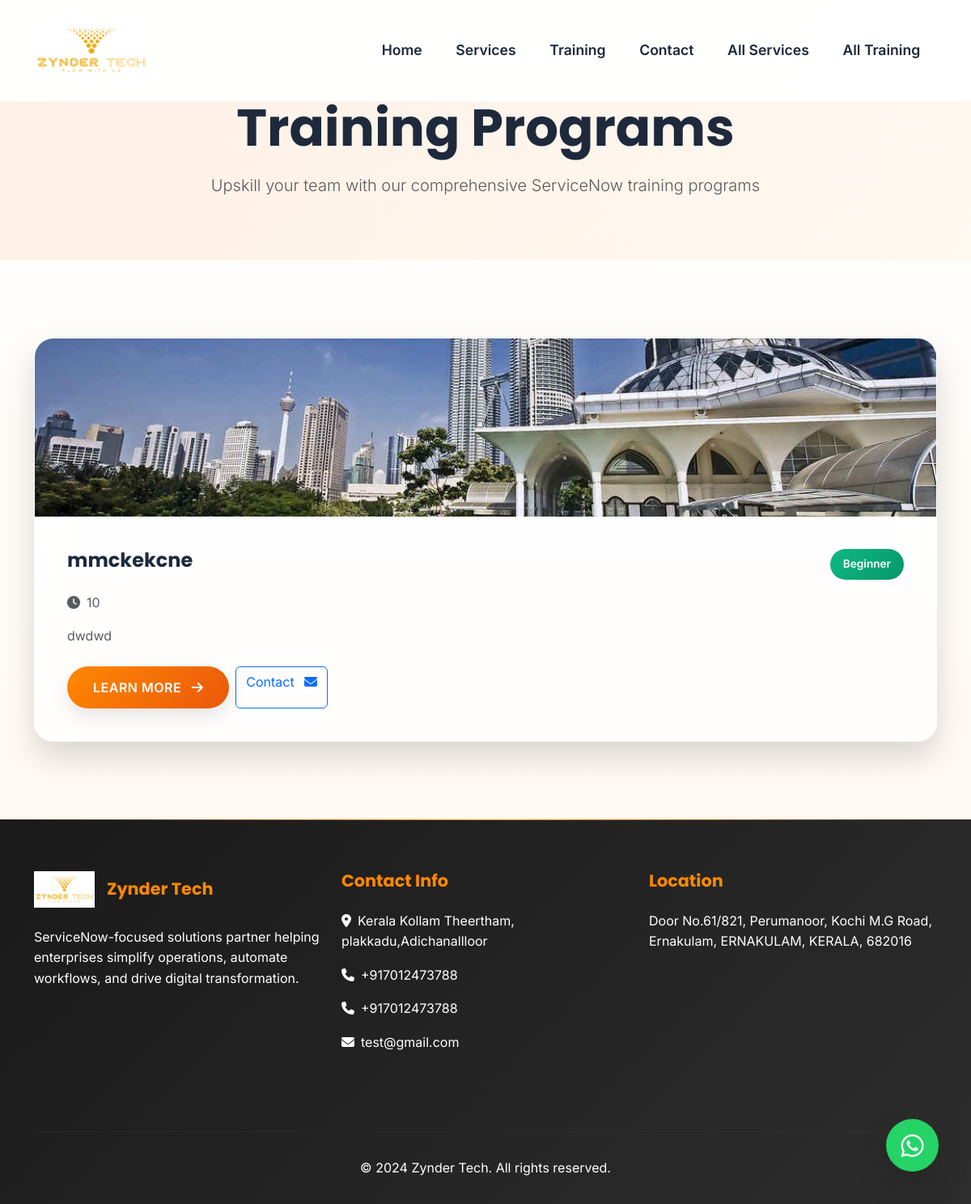
Screenshot of /trainings/ with the database file from the repository.
### website/models.py (models this page shows, shortened)
class SiteSettings(models.Model):
    site_name = models.CharField(max_length=100, default="Zynder Tech")
    site_logo = models.ImageField(upload_to='logos/', blank=True, null=True)
    favicon = models.ImageField(upload_to='logos/', blank=True, null=True)
    primary_color = ColorField(default='#007bff')
    secondary_color = ColorField(default='#6c757d')
    phone_number = models.CharField(max_length=20, blank=True)
    phone_number_2 = models.CharField(max_length=20, blank=True)
    email = models.EmailField(blank=True)
    address = models.TextField(blank=True)
    facebook_url = models.URLField(blank=True)
    twitter_url = models.URLField(blank=True)
    instagram_url = models.URLField(blank=True)
    linkedin_url = models.URLField(blank=True)
    whatsapp_number = models.CharField(max_length=20, blank=True,
                                       help_text="Include country code (e.g., +917012473788)")
    whatsapp_message = models.TextField(default="Hello! I'm interested in your services.")
    smtp_host = models.CharField(max_length=100, blank=True)
    smtp_port = models.IntegerField(default=587)
    smtp_username = models.CharField(max_length=100, blank=True)
    smtp_password = models.CharField(max_length=100, blank=True)
    smtp_use_tls = models.BooleanField(default=True)
    map_embed_code = models.TextField(blank=True, help_text="Google Maps embed code")
    created_at = models.DateTimeField(auto_now_add=True)
    updated_at = models.DateTimeField(auto_now=True)
    class Meta:
        verbose_name = "Site Settings"
        verbose_name_plural = "Site Settings"

class Training(models.Model):
    name = models.CharField(max_length=200)
    short_description = models.TextField(max_length=300)
    full_description = RichTextUploadingField()
    image = models.ImageField(upload_to='trainings/')
    duration = models.CharField(max_length=100, blank=True)
    level = models.CharField(max_length=50, choices=[
        ('beginner', 'Beginner'),
        ('intermediate', 'Intermediate'),
        ('advanced', 'Advanced'),
    ], default='beginner')
    features = RichTextUploadingField(blank=True)
    curriculum = RichTextUploadingField(blank=True)
    pdf_file = models.FileField(upload_to='training_pdfs/', blank=True, null=True)
    is_featured = models.BooleanField(default=False)
    order = models.IntegerField(default=0)
    created_at = models.DateTimeField(auto_now_add=True)
    updated_at = models.DateTimeField(auto_now=True)
    class Meta:
        ordering = ['order', 'name']
        verbose_name = "Training"
        verbose_name_plural = "Trainings"
    def get_absolute_url(self):
        return reverse('training_detail', kwargs={'pk': self.pk})

### website/views.py (the view)
# urls.py: path('trainings/', views.trainings_list, name='trainings'),
def trainings_list(request):
    trainings = Training.objects.all()
    paginator = Paginator(trainings, 9)
    page_number = request.GET.get('page')
    page_obj = paginator.get_page(page_number)
    context = {
        'page_obj': page_obj,
        'trainings': page_obj,
    }
    return render(request, 'website/trainings.html', context)

### website/context_processors.py (called while the page is built)
def site_settings(request):
    try:
        settings = SiteSettings.objects.first()
        return {'site_settings': settings}
    except:
        return {'site_settings': None}

### templates/website/trainings.html (shortened to what this page needs)
{% extends 'base.html' %}
{% block content %}
<section class="trainings-hero">
    <div class="container">
        <div class="text-center" data-aos="fade-up">
            <h1 class="display-3 fw-bold mb-3">Training Programs</h1>
            <p class="lead text-muted">Upskill your team with our comprehensive ServiceNow training programs</p>
        </div>
    </div>
</section>
<section class="py-5">
    <div class="container">
        <div class="training-grid">
            {% for training in trainings %}
            <div class="training-card" data-aos="fade-up" data-aos-delay="{% widthratio forloop.counter0 1 100 %}">
                <img src="{{ training.image.url }}" class="training-image" alt="{{ training.name }}">
                <div class="training-content">
                    <div class="d-flex justify-content-between align-items-start mb-3">
                        <h4 class="fw-bold mb-0">{{ training.name }}</h4>
                        <span class="level-badge level-{{ training.level }}">{{ training.get_level_display }}</span>
                    </div>
                    {% if training.duration %}
                    <p class="text-muted mb-3">
                        <i class="fas fa-clock me-2"></i>{{ training.duration }}
                    </p>
                    {% endif %}
                    <p class="text-muted mb-4">{{ training.short_description }}</p>
                    <div class="d-flex gap-2 flex-wrap">
                        <a href="{{ training.get_absolute_url }}" class="btn btn-primary">
                            Learn More <i class="fas fa-arrow-right ms-2"></i>
                        </a>
                        {% with msg="Hi, I would like to enquire about "|add:training.name|add:" training." %}
                        <a href="{% url 'contact' %}?subject={{ training.name|urlencode }}&message={{ msg|urlencode }}" class="btn btn-outline-primary">
                            Contact <i class="fas fa-envelope ms-2"></i>
                        </a>
                        {% endwith %}
                    </div>
                </div>
            </div>
            {% empty %}
            <div class="col-12 text-center">
                <p class="text-muted">No training programs available at the moment.</p>
            </div>
            {% endfor %}
        </div>
    </div>
</section>
{% endblock %}

### templates/base.html (shortened to what this page needs)
<!DOCTYPE html>
<html lang="en">
<head>
    <link href="https://cdn.jsdelivr.net/npm/bootstrap@5.3.0/dist/css/bootstrap.min.css" rel="stylesheet">
    <link rel="stylesheet" href="https://cdnjs.cloudflare.com/ajax/libs/font-awesome/6.4.0/css/all.min.css">
    <link href="https://unpkg.com/aos@2.3.1/dist/aos.css" rel="stylesheet">
</head>
<body>
    <nav class="navbar navbar-expand-lg fixed-top">
        <div class="container">
<a class="navbar-brand" href="{% url 'home' %}">
    {% if site_settings.site_logo %}
        <img src="{{ site_settings.site_logo.url }}" alt="{{ site_settings.site_name }}" style="height: 76px;" width="142px;">
    {% else %}
        <h3 class="mb-0 text-primary fw-bold">{{ site_settings.site_name|default:"Zynder Tech" }}</h3>
    {% endif %}
</a>
            <div class="collapse navbar-collapse" id="navbarNav">
                <ul class="navbar-nav ms-auto">
                    <li class="nav-item">
                        <a class="nav-link" href="{% url 'home' %}#home">Home</a>
                    </li>
                    <li class="nav-item">
                        <a class="nav-link" href="{% url 'home' %}#services">Services</a>
                    </li>
                    <li class="nav-item">
                        <a class="nav-link" href="{% url 'home' %}#trainings">Training</a>
                    </li>
                    <li class="nav-item">
                        <a class="nav-link" href="{% url 'home' %}#contact">Contact</a>
                    </li>
                    <li class="nav-item">
                        <a class="nav-link" href="{% url 'services' %}">All Services</a>
                    </li>
                    <li class="nav-item">
                        <a class="nav-link" href="{% url 'trainings' %}">All Training</a>
                    </li>
                </ul>
            </div>
        </div>
    </nav>
    <main>
        {% block content %}{% endblock %}
    </main>
    {% if site_settings.whatsapp_number %}
    <a href="https://wa.me/{{ site_settings.whatsapp_number }}?text={{ site_settings.whatsapp_message|urlencode }}"
       class="whatsapp-float" target="_blank" title="Chat with us on WhatsApp">
        <i class="fab fa-whatsapp"></i>
    </a>
    {% endif %}
    <footer class="footer">
        <div class="container">
            <div class="row">
                <div class="col-lg-4 col-md-6 mb-5">
                    <div class="d-flex align-items-center mb-4">
                        {% if site_settings.site_logo %}
                            <img src="{{ site_settings.site_logo.url }}" alt="{{ site_settings.site_name }}" style="height: 45px; margin-right: 15px;">
                        {% endif %}
                        <h5 class="mb-0">{{ site_settings.site_name|default:"Zynder Tech" }}</h5>
                    </div>
                    <p class="mb-4">ServiceNow-focused solutions partner helping enterprises simplify operations, automate workflows, and drive digital transformation.</p>
                </div>
                <div class="col-lg-4 col-md-6 mb-5">
                    <h5>Contact Info</h5>
                    {% if site_settings.address %}
                    <p class="mb-3"><i class="fas fa-map-marker-alt me-2"></i>{{ site_settings.address }}</p>
                    {% endif %}
                    {% if site_settings.phone_number %}
                    <p class="mb-3"><i class="fas fa-phone me-2"></i>{{ site_settings.phone_number }}</p>
                    {% endif %}
                    {% if site_settings.phone_number_2 %}
                    <p class="mb-3"><i class="fas fa-phone me-2"></i>{{ site_settings.phone_number_2 }}</p>
                    {% endif %}
                    {% if site_settings.email %}
                    <p class="mb-3"><i class="fas fa-envelope me-2"></i>{{ site_settings.email }}</p>
                    {% endif %}
                </div>
                <div class="col-lg-4 col-md-12 mb-5">
                    <h5>Location</h5>
                    {% if site_settings.map_embed_code %}
                        <div class="ratio ratio-16x9">
                            {{ site_settings.map_embed_code|safe }}
                        </div>
                    {% else %}
                        <p class="mb-0">Door No.61/821, Perumanoor, Kochi M.G Road, Ernakulam, ERNAKULAM, KERALA, 682016</p>
                    {% endif %}
                </div>
            </div>
            <hr style="border-color: #444; margin: 2rem 0;">
            <div class="row">
                <div class="col-md-12 text-center">
                    <p class="mb-0">&copy; 2024 {{ site_settings.site_name|default:"Zynder Tech" }}. All rights reserved.</p>
                </div>
            </div>
        </div>
    </footer>
</body>
</html>

### templates/website/trainings.html (style rules this page uses)
.trainings-hero { background: linear-gradient(135deg, rgba(249, 115, 22, 0.1) 0%, rgba(255, 247, 237, 0.8) 100%); padding: 120px 0 60px; position: relative; }
.training-grid { display: grid; grid-template-columns: repeat(auto-fit, minmax(380px, 1fr)); gap: 2rem; margin: 3rem 0; }
.training-card { background: rgba(255, 255, 255, 0.8); backdrop-filter: blur(20px); border-radius: 24px; overflow: hidden; box-shadow: var(--shadow-lg); transition: all 0.4s cubic-bezier(0.4, 0, 0.2, 1); border: 1px solid rgba(255, 255, 255, 0.3); height: 100%; }
.training-image { width: 100%; height: 220px; object-fit: cover; }
.training-content { padding: 2.5rem; }
.level-badge { font-size: 0.85rem; padding: 0.5rem 1rem; border-radius: 20px; font-weight: 600; }
.level-beginner { background: linear-gradient(135deg, #10b981, #059669); color: white; }

### rows the page displays
SiteSettings: site_logo (picture), site_name "Zynder Tech", address "Kerala Kollam Theertham, plakkadu,Adichanallloor", phone_number "+917012473788", phone_number_2 "+917012473788", email "test@gmail.com"
Training: image (picture), name "mmckekcne", level "Beginner", duration "10", short_description "dwdwd"
